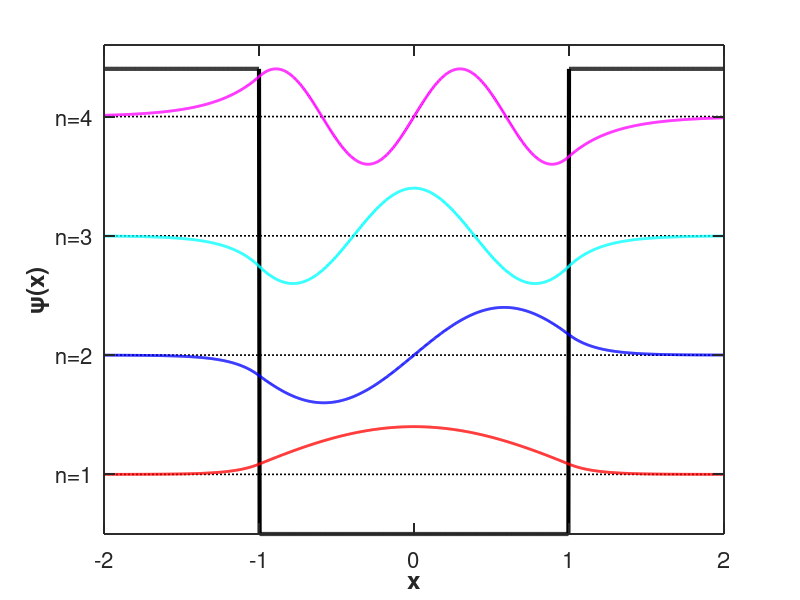

Write MATLAB code to recreate this figure.
clear; clc;

% ---- Load stitched modes (change names if yours differ) ----
m1 = load('fsw_n1.dat');   % ground state
m2 = load('fsw_n3.dat');   % 1st excited
m3 = load('fsw_n5.dat');   % 2nd excited
m4 = load('fsw_n7.dat');   % 3rd excited
%m5 = load('fsw_n9.dat');   % 4th excited

% Use column 5 (= |psi|^2) as in your current script
x1 = m1(:,1); psi1 = m1(:,3); V1 = m1(:,2);
x2 = m2(:,1); psi2 = m2(:,3); V2 = m2(:,2);
x3 = m3(:,1); psi3 = m3(:,3); V3 = m3(:,2);
x4 = m4(:,1); psi4 = m4(:,3); V4 = m4(:,2);
%x5 = m5(:,1); psi5 = m5(:,3); V5 = m5(:,2);

% Use the widest x-grid among the files for the potential outline
xV = x4; V = V4;

% ---- Normalize probability densities to max = 1 (for clean stacking) ----
normmax = @(v) v./max(abs(v));
psi1 = normmax(psi1);
psi2 = normmax(psi2);
psi3 = normmax(psi3);
psi4 = normmax(psi4);
%psi5 = normmax(psi5);

% ---- Choose vertical positions (display offsets, not actual energies) ----
E1 = 1.0; E2 = 3.0; E3 = 5.0; E4 = 7.0; %E5 = 9.0;

amp = 0.8;                      % visual amplitude scale for |psi|^2
y1 = E1 + amp*psi1;
y2 = E2 + amp*psi2;
y3 = E3 + amp*psi3;
y4 = E4 + amp*psi4;
%y5 = E5 + amp*psi5;

% ---- Scale the potential so it fits under the top state (purely cosmetic) ----
maxV      = max(V);
targetTop = E4 + 0.8;
s  = targetTop / maxV;
yV = s * V;

% ---- Plot ----
figure(1); clf; hold on;

% Potential outline (bold black)
plot(xV, yV, 'k-', 'LineWidth', 3.0, 'HandleVisibility','off');

% Energy guide lines (no legend entry)
plot([min(xV) max(xV)],[E1 E1],'k:','LineWidth',1.2,'HandleVisibility','off');
plot([min(xV) max(xV)],[E2 E2],'k:','LineWidth',1.2,'HandleVisibility','off');
plot([min(xV) max(xV)],[E3 E3],'k:','LineWidth',1.2,'HandleVisibility','off');
plot([min(xV) max(xV)],[E4 E4],'k:','LineWidth',1.2,'HandleVisibility','off');
%plot([min(xV) max(xV)],[E5 E5],'k:','LineWidth',1.2,'HandleVisibility','off');

% Wavefunctions (|psi|^2 stacks)
p1 = plot(x1, y1, 'r-', 'LineWidth', 2);   % Ground state
p2 = plot(x2, y2, 'b-', 'LineWidth', 2);   % 1st excited
p3 = plot(x3, y3, 'c-', 'LineWidth', 2);   % 2nd excited
p4 = plot(x4, y4, 'm-', 'LineWidth', 2);   % 3rd excited  (fixed from 'br-')
%p5 = plot(x5, y5, 'g-', 'LineWidth', 2);   % 4th excited

% ---- Axes styling: boxed and ticks inward ----
xlabel('x','FontSize',20,'FontWeight','bold');
ylabel('\psi(x)','FontSize',20,'FontWeight','bold');

set(gca, ...
    'Box','on', ...             % draw the full box
    'LineWidth',1.4, ...
    'TickDir','in', ...         % ticks inside the box
    'TickLength',[0.018 0.018], ...
    'XMinorTick','off','YMinorTick','off', ...
    'Layer','top', ...
    'FontSize',16);

% y-ticks as n-labels
yticks([E1 E2 E3 E4]);
yticklabels({'n=1','n=2','n=3','n=4'});

xlim([min(xV) max(xV)]);
ylim([0, targetTop + 0.4]);

% Optional legend
% lgd = legend([p1 p2 p3 p4 p5], ...
%     {'Ground State','1st Excited','2nd Excited','3rd Excited','4th Excited'}, ...
%     'Location','northeast','FontSize',14,'Box','off');

set(gcf,'color','w'); drawnow;

% ---- Save ----
print(gcf,'fsw_psi_boxed','-dpng','-r300');

